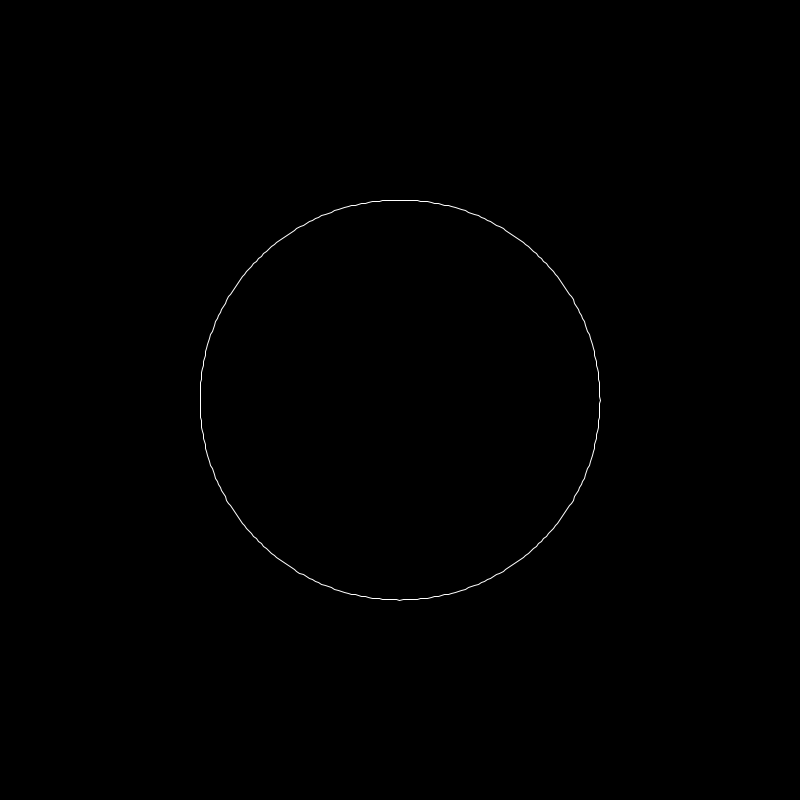
Frame 1 (no input)
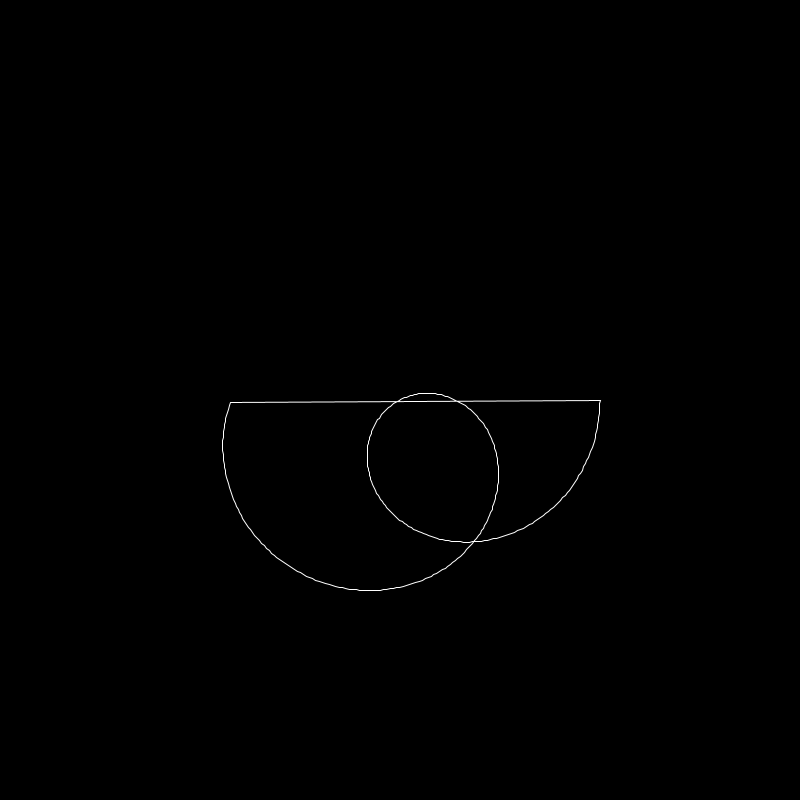
Frame 60 (the mouse pressed at the canvas centre just before this capture)
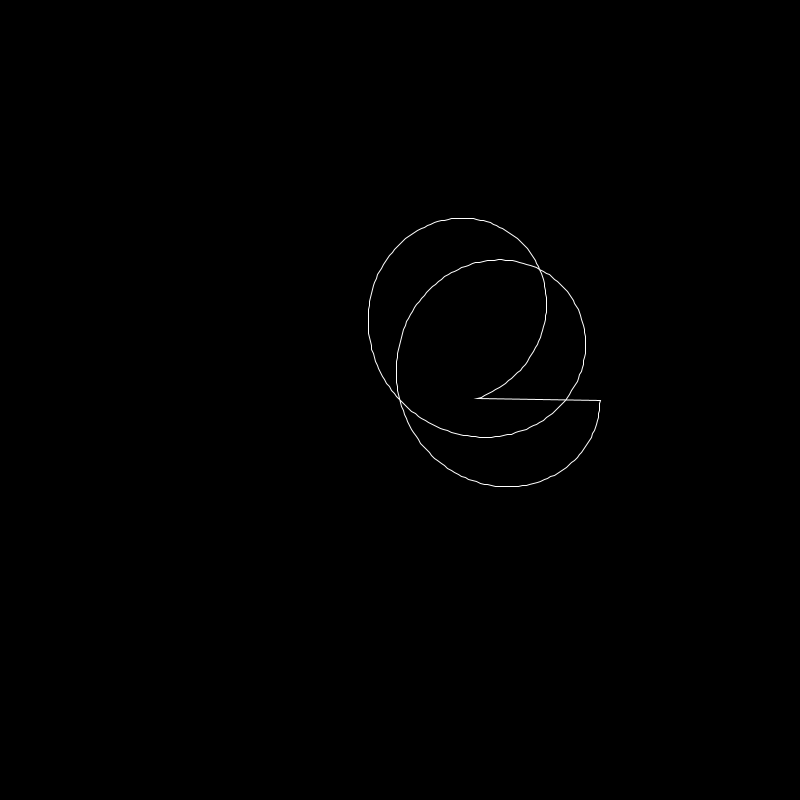
Frame 120 (the mouse held since frame 60 and released just before this capture)

The Processing sketch that drew these frames (run headless with seeded random() and noise(); from frame 60 on, the mouse is pressed at the canvas centre):

// Processing sketch: estudo005
// ── estudo005.pde
float movimento;
float raio;

void setup() {
  size(800,800);
  movimento = 0.0;
  raio = 200.0;
}

void draw() {
  translate(width/2, height/2);
  background(0);

  beginShape();
    for (float theta = 0; theta < 360; theta += 1) {
      float rad = radians(theta);
      float vX = raio * cos(movimento * rad) * cos(rad);
      float vY = raio * cos(movimento * rad) * sin(rad);
      stroke(255);
      noFill()  ;
      vertex(vX, vY);
    } 
   endShape(CLOSE);   
   
   movimento += 0.01;
}
